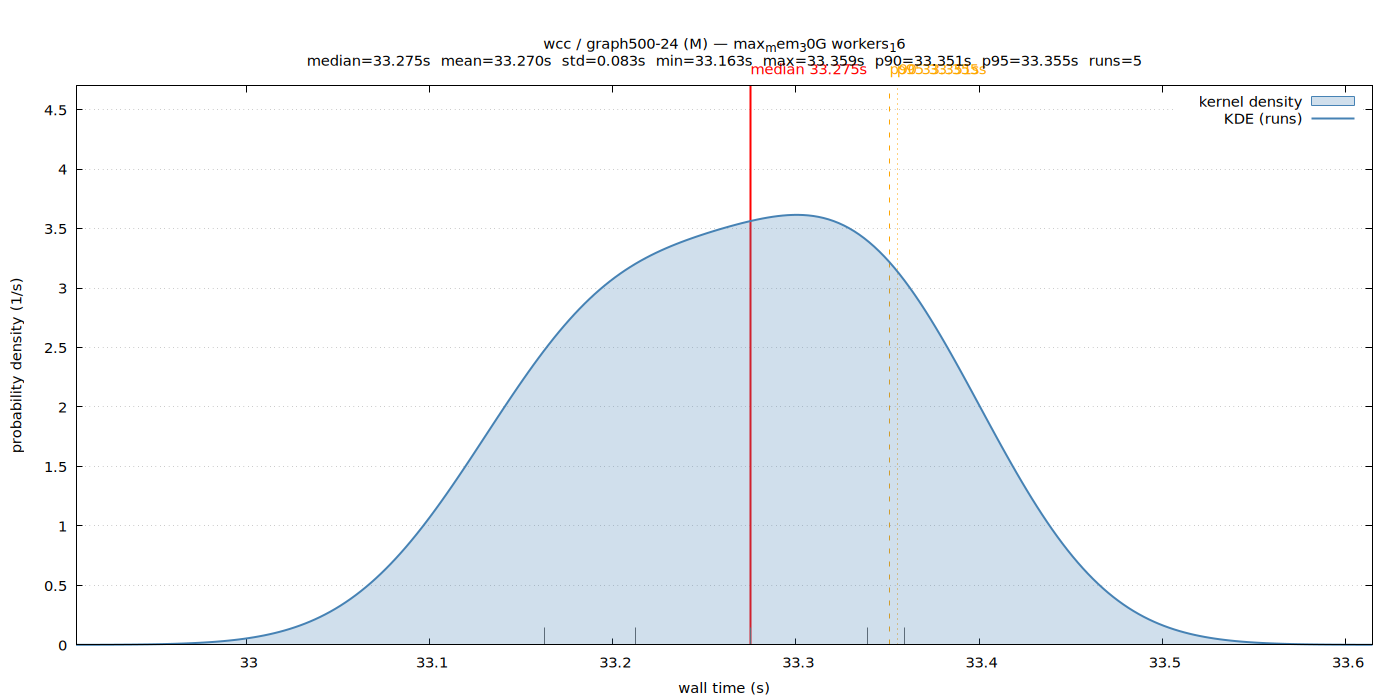

gnuplot code for this plot:
set terminal pngcairo size 1400,700 enhanced font 'Sans,11'
set output '/home/ubuntu/nvm/gfrs/wcc/M/graph500-24/max_mem_30G_workers_16/wall_time.png'
set title "wcc / graph500-24 (M) — max_mem_30G workers_16\nmedian=33.275s  mean=33.270s  std=0.083s  min=33.163s  max=33.359s  p90=33.351s  p95=33.355s  runs=5"
set xlabel 'wall time (s)'
set ylabel 'probability density (1/s)'
set tmargin 5
set yrange [0:4.69991]
set xrange [32.907116:33.614766]
set grid y
set key top right
set arrow from 33.275283,0 to 33.275283,4.69991 nohead lc rgb 'red' lw 2
set label 'median 33.275s' at 33.275283,4.69991 offset char 0,1 tc rgb 'red'
set arrow from 33.351248,0 to 33.351248,4.69991 nohead lc rgb 'orange' lw 1 dt 2
set label 'p90 33.351s' at 33.351248,4.69991 offset char 0,1 tc rgb 'orange'
set arrow from 33.355249,0 to 33.355249,4.69991 nohead lc rgb 'orange' lw 1 dt 3
set label 'p95 33.355s' at 33.355249,4.69991 offset char 0,1 tc rgb 'orange'
set arrow from 33.339244,0 to 33.339244,0.144613 nohead lc rgb '#666666' lw 1
set arrow from 33.162631,0 to 33.162631,0.144613 nohead lc rgb '#666666' lw 1
set arrow from 33.359251,0 to 33.359251,0.144613 nohead lc rgb '#666666' lw 1
set arrow from 33.275283,0 to 33.275283,0.144613 nohead lc rgb '#666666' lw 1
set arrow from 33.212228,0 to 33.212228,0.144613 nohead lc rgb '#666666' lw 1
plot '/home/ubuntu/nvm/gfrs/wcc/M/graph500-24/max_mem_30G_workers_16/wall_time.dat' using 1:2 with filledcurves y=0 lc rgb '#4682b4' fs transparent solid 0.25 title 'kernel density', \
     '/home/ubuntu/nvm/gfrs/wcc/M/graph500-24/max_mem_30G_workers_16/wall_time.dat' using 1:2 with lines lw 2 lc rgb '#4682b4' title 'KDE (runs)'
